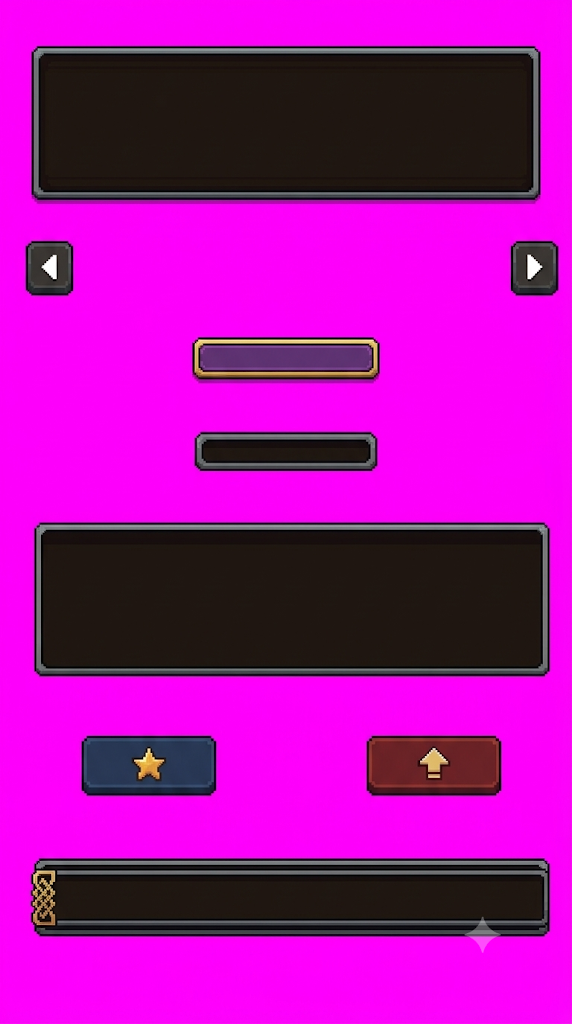
#> input picture design/art/ui_src/상세_UI_부품.webp, 572 x 1024 px
$ python import_detail_ui.py
#> lines starting #> are read from the running program, lines starting #| are printed output that depends on the picture; after the words box and inside, x2 and y2 are one past the last pixel; in counts of white or black regions, pixels touching at a corner belong together
### tools/import_lobby_ui.py
#!/usr/bin/env python3
"""[옛 로비 1차 — 지금 로비는 tools/import_lobby2_ui.py. 이 파일은 떼어 내기 함수(load · matte · components · cut · scale_rgba)를
다른 도구들이 같이 쓴다. main()을 돌리면 옛 로비 부품을 다시 만드니 돌리지 않는다.]

로비 UI 그림(마젠타 배경) -> 로비 부품 (assets/ui/lobby_*.png) + 배경 (assets/bg/lobby_bg.png).

원본 그림: design/art/ui_src/
  로비_UI.webp           마젠타 배경 위에 UI 부품만 (초상 틀 · 금/군량 칩 · 설정 · 우편 · 임무 · 쟁패 · 출정 · 빈 탭 버튼 3개)
  로비_UI_탭판있음.webp  같은 그림에 하단 탭 판이 있는 것 (탭 판만 여기서 가져온다)
  로비_배경.webp         UI 없는 배경
  로비_UI_탭아이콘.webp  같은 그림에서 탭 버튼을 빼고 탭 아이콘 3개만 남긴 것 (아이콘과 그 자리를 여기서 가져온다)

원본을 깨뜨리지 않는 법:
- 도트로 줄였다 키우지 않는다. 원본 픽셀(572 x 1024)을 화면 크기(1024 x 1792)로 한 번만, 부드럽게(LANCZOS) 키운다.
  배경과 부품을 똑같은 비율로 키우므로 자리가 완성 화면과 그대로 맞는다.
- 가장자리: 마젠타가 섞인 만큼을 계산해서 투명도로 바꾸고 색에서 마젠타를 뺀다 (보랏빛 테두리가 남지 않는다).
- 부품마다 떨어진 덩어리 하나만 남긴다 (찌꺼기 조각 없음).

결과: 부품 그림 + assets/ui/lobby_layout.json (부품마다 화면 자리 x, y, w, h — lobby.gd 가 읽는다)
확인용: design/art/ui_src/로비_부품확인.png (체크무늬 · 어두운 바탕 위의 부품), 로비_합성확인.png (완성 화면 | 게임 합성)

Usage: python tools/import_lobby_ui.py
"""
import json
import os
import numpy as np
from PIL import Image
from scipy import ndimage

ROOT = os.path.dirname(os.path.dirname(os.path.abspath(__file__)))
SRC = os.path.join(ROOT, "design", "art", "ui_src")
UI = os.path.join(ROOT, "assets", "ui")
BG = os.path.join(ROOT, "assets", "bg")
CW, CH = 1024, 1792


def load(name):
    return np.array(Image.open(os.path.join(SRC, name)).convert("RGB")).astype(float)


def matte(a):
    """마젠타 배경에서 부품을 떼어 낸다 -> (색 RGB, 투명도 0~1).
    마젠타 섞임 m = min(R - G, B - G) / 기준. 배경은 m ≈ 1, 부품 속은 0. 배경과 맞닿은 3px 띠에서만 섞임을 쓴다."""
    r, g, b = a[..., 0], a[..., 1], a[..., 2]
    raw = np.minimum(r - g, b - g)
    key = np.percentile(raw[raw > 120], 20) if (raw > 120).any() else 200.0   # 이 그림의 마젠타 세기
    m = np.clip(raw / key, 0.0, 1.0)
    bgmask = m > 0.75
    # 부품 속의 외딴 점(8px 미만)은 배경이 아니다. 부품 사이의 좁은 틈(3~4px)은 배경으로 남겨야 한다.
    lab0, n0 = ndimage.label(bgmask)
    if n0 > 1:
        sizes = ndimage.sum(bgmask, lab0, range(1, n0 + 1))
        bgmask = np.isin(lab0, [i + 1 for i, s in enumerate(sizes) if s >= 8])
    near = ndimage.binary_dilation(bgmask, iterations=3)
    # 마젠타가 비치는 그림자 띠(배경과 이어진, 섞임 20% 넘는 곳)도 섞임만큼 투명하게 한다
    lab1, _ = ndimage.label((m > 0.2) | bgmask)
    touch = np.unique(lab1[bgmask])
    near = near | (np.isin(lab1, touch[touch > 0]) & ~bgmask)
    alpha = np.where(bgmask, 0.0, np.where(near, 1.0 - m, 1.0))
    alpha = np.clip((alpha - 0.08) / 0.84, 0.0, 1.0)
    mg = np.median(a[bgmask], axis=0) if bgmask.any() else np.array([255.0, 0.0, 255.0])
    al3 = np.maximum(alpha, 0.05)[..., None]
    col = np.where((alpha[..., None] < 0.999) & near[..., None], (a - (1.0 - alpha[..., None]) * mg) / al3, a)
    # 테두리 띠(배경에서 5px 안)에 남은 보랏빛을 걷어 낸다: 빨강 · 파랑이 초록보다 같이 높은 만큼을 깎는다
    rim = ndimage.binary_dilation(bgmask, iterations=5) & ~bgmask
    spill = np.clip(np.minimum(col[..., 0] - col[..., 1], col[..., 2] - col[..., 1]), 0, None) * 0.85
    col[..., 0] = np.where(rim, col[..., 0] - spill, col[..., 0])
    col[..., 2] = np.where(rim, col[..., 2] - spill, col[..., 2])
    return np.clip(col, 0, 255), alpha


def components(alpha, min_area=400):
    solid = ndimage.binary_fill_holes(alpha > 0.5)
    lab, n = ndimage.label(solid)
    out = []
    for i, sl in enumerate(ndimage.find_objects(lab), 1):
        y, x = sl
        if (x.stop - x.start) * (y.stop - y.start) >= min_area:
            out.append((i, x.start, y.start, x.stop, y.stop))
    return lab, out


def cut(col, alpha, lab, comp, pad=2):
    """덩어리 하나를 RGBA로. 다른 덩어리와 찌꺼기는 버린다."""
    i, x0, y0, x1, y1 = comp
    h, w = alpha.shape
    x0, y0, x1, y1 = max(0, x0 - pad), max(0, y0 - pad), min(w, x1 + pad), min(h, y1 + pad)
    own = ndimage.binary_dilation(lab[y0:y1, x0:x1] == i, iterations=2)
    a = np.where(own, alpha[y0:y1, x0:x1], 0.0)
    rgba = np.dstack([col[y0:y1, x0:x1], a * 255.0]).astype(np.uint8)
    return Image.fromarray(rgba), (x0, y0, x1, y1)


def scale_rgba(im, w, h):
    """부드럽게 키운다. 색이 투명한 곳과 섞여 어두워지지 않게 미리 곱했다가 되돌린다."""
    a = np.array(im).astype(float)
    al = a[..., 3:4] / 255.0
    pm = Image.fromarray(np.dstack([a[..., :3] * al, a[..., 3]]).astype(np.uint8)).resize((w, h), Image.LANCZOS)
    b = np.array(pm).astype(float)
    al2 = b[..., 3:4] / 255.0
    rgb = np.where(al2 > 0.003, b[..., :3] / np.maximum(al2, 0.003), 0)
    return Image.fromarray(np.dstack([np.clip(rgb, 0, 255), b[..., 3]]).astype(np.uint8))


def main():
    raise SystemExit("옛 로비 1차 도구입니다. 지금 로비는 python tools/import_lobby2_ui.py (원본 그림도 지웠다).")


# [2 lines that do not run on import are left out]

### tools/import_detail_ui.py
#!/usr/bin/env python3
"""장수 · 병사 상세 부품 (2026-11-24) -> assets/ui/*.png + 9-slice 여백 (assets/ui/nine.json).

원본: design/art/ui_src/
  상세_UI_부품.webp   새 부품 9개 (마젠타 바탕): 정보 판 · ◀ · ▶ · 등급 띠 · 표시 판 · 내용 판 · 자동 장착 · 모두 해제 · 인연 띠
  상세_완성화면.webp  비교용
큰 창 틀 · 탭 · 칸 · 닫기는 공용(dlg_* · btn_close, tools/import_dialog_ui.py)을 쓴다.

판 · 띠는 9-slice로 어떤 크기에도 쓴다 (여백 = 테두리 폭, [왼 위 오른 아래] 또는 하나):
- dlg_info    정보 판 (큰 판, 다른 화면의 큰 판으로도)
- dlg_panel   내용 판 (탭 아래 큰 칸, 다른 화면의 칸 판으로도)
- dlg_badge   등급 띠 (보라 · 금테)
- dlg_tag     작은 표시 판 (진영 · 병종)
- dlg_bond    인연 띠 (왼쪽 끝 금색 매듭은 늘어나지 않게 왼쪽 여백을 넓게)
오른쪽 아래 워터마크(반짝이)는 인연 띠에 걸쳐 있어, 띠의 깨끗한 왼쪽 구간으로 덮어 지운다.
그림 그대로 쓰는 버튼 (아이콘이 있어 늘이지 않는다): btn_prev · btn_next (◀ ▶), btn_auto (자동 장착) · btn_unequip (모두 해제).

Usage: python tools/import_detail_ui.py
"""
import json
import os
import sys

sys.path.insert(0, os.path.dirname(os.path.abspath(__file__)))
import import_lobby_ui as L  # noqa: E402

# 위 → 아래, 같은 줄은 왼쪽 → 오른쪽 차례
NAMES = ["dlg_info", "btn_prev", "btn_next", "dlg_badge", "dlg_tag", "dlg_panel", "btn_auto", "btn_unequip", "dlg_bond"]
MARGIN = {"dlg_info": 20, "dlg_panel": 20, "dlg_badge": 14, "dlg_tag": 12, "dlg_bond": [66, 18, 18, 18]}


def main():
    a = L.load("상세_UI_부품.webp")
    # 제미나이 워터마크(반짝이, 원본 x 469~495 · y 900~955)가 인연 띠 오른쪽 아래에 걸쳐 있다.
    # 띠는 가로로 같은 무늬가 이어지므로, 그 세로 구간을 줄마다 바로 왼쪽의 깨끗한 구간으로 덮는다 (띠 아래 마젠타도 함께).
    a[850:970, 455:510] = a[850:970, 390:445]
    sh, sw = a.shape[:2]
#> sh = 1024; sw = 572
    kx, ky = L.CW / sw, L.CH / sh
#> kx = 1.79; ky = 1.75
    col, alpha = L.matte(a)
#> in matte, `raw = np.minimum(r - g, b - g)`:
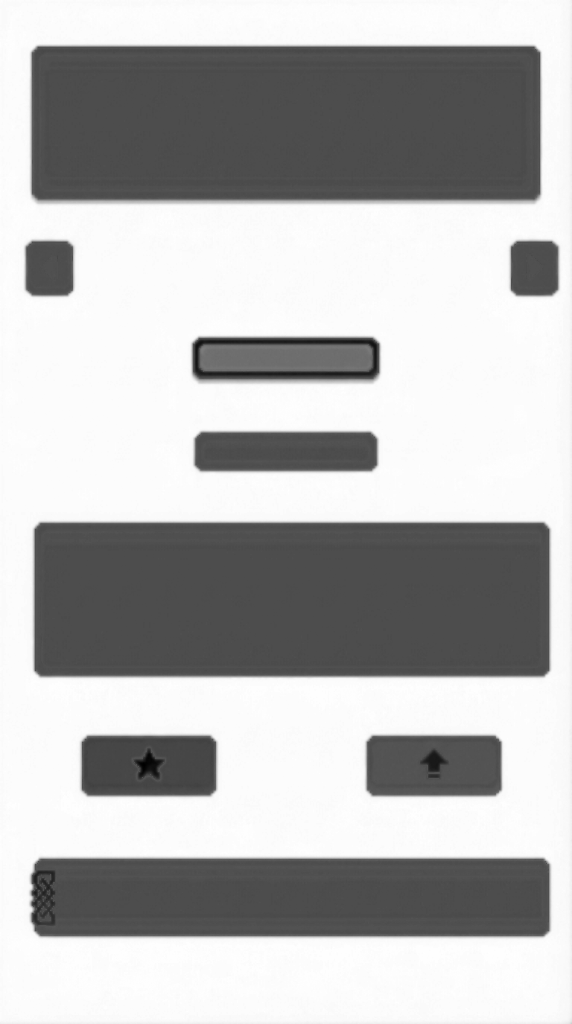
#> raw: shape (1024, 572) float64; min -118, max 255, mean 148.2; drawn with min black and max white
#> in matte, `key = np.percentile(raw[raw > 120], 20) if (raw > 120).any() else 200.0`: key = 250
#> in matte, `bgmask = m > 0.75`:
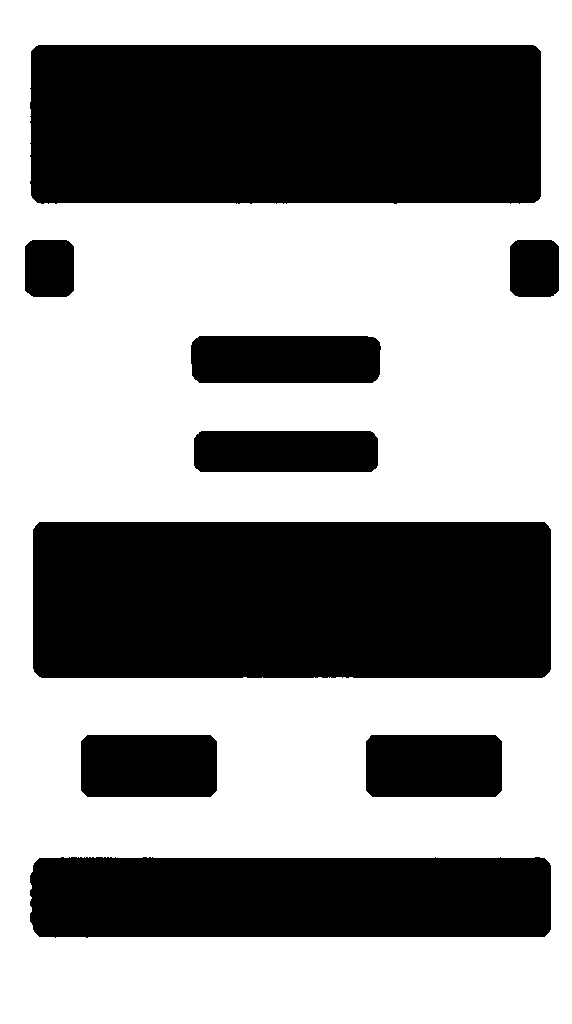
#> bgmask: shape (1024, 572) bool; 58.9% white; 9 black regions, largest, box (x1, y1, x2, y2) and area: (33, 522, 551, 678) 80676, (30, 45, 541, 204) 80532, (30, 857, 551, 938) 41005
#> in matte, `lab0, n0 = ndimage.label(bgmask)`: n0 = 1
#> in matte, `near = ndimage.binary_dilation(bgmask, iterations=3)`: near: shape (1024, 572) bool; 61.9% white; 9 black regions, largest, box (x1, y1, x2, y2) and area: (36, 525, 548, 675) 76734, (33, 48, 538, 201) 76617, (33, 860, 548, 935) 37519
#> in matte, `lab1, _ = ndimage.label((m > 0.2) | bgmask)`:
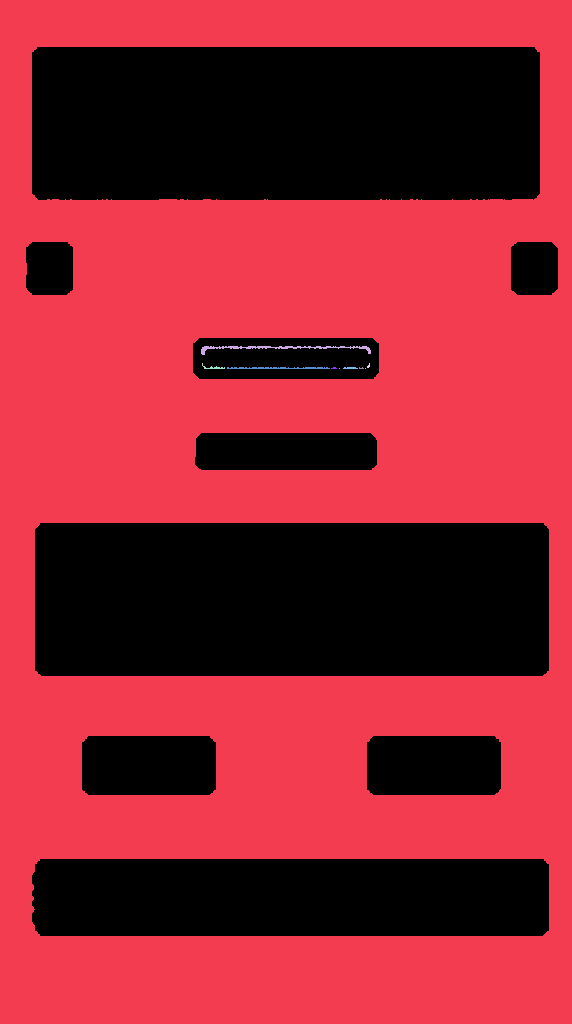
#> lab1: shape (1024, 572) int32; 12 distinct labels, from 0 to 11; one colour per label, 0 black
#> in matte, `touch = np.unique(lab1[bgmask])`: touch = [1]
#> in matte, `near = near | (np.isin(lab1, touch[touch > 0]) & ~bgmask)`: near: shape (1024, 572) bool; 61.9% white; 9 black regions, largest, box (x1, y1, x2, y2) and area: (36, 525, 548, 675) 76734, (33, 48, 538, 200) 76483, (33, 860, 548, 935) 37519
#> in matte, `alpha = np.where(bgmask, 0.0, np.where(near, 1.0 - m, 1.0))`:
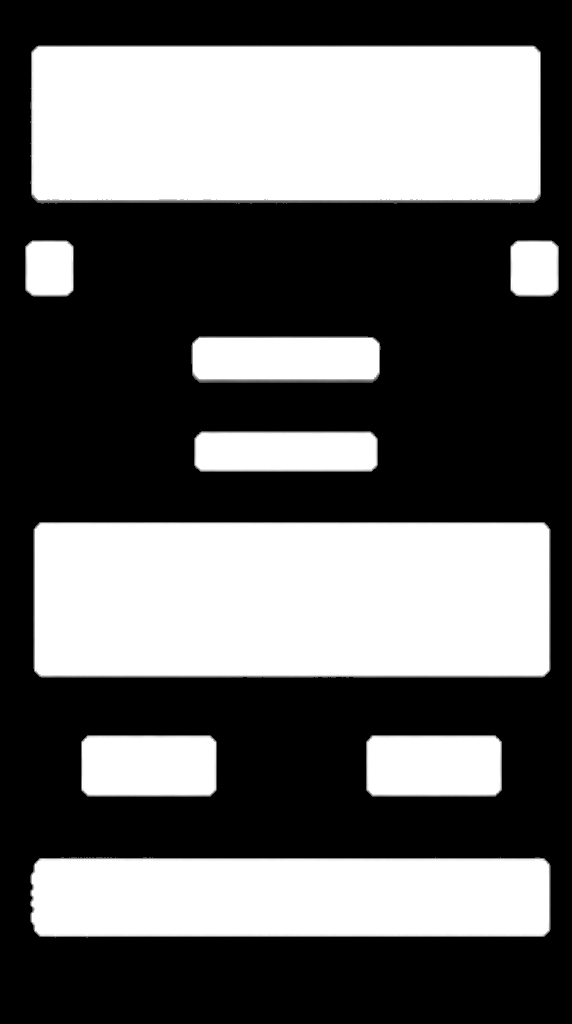
#> alpha: shape (1024, 572) float64; min 0, max 1, mean 0.401
#> in matte, `mg = np.median(a[bgmask], axis=0) if bgmask.any() else np.array([255.0..`: mg = [253, 0, 251]
#> in matte, `rim = ndimage.binary_dilation(bgmask, iterations=5) & ~bgmask`: rim: shape (1024, 572) bool; 4.9% white; 9 white regions, largest, box (x1, y1, x2, y2) and area: (33, 522, 551, 678) 6550, (30, 45, 541, 204) 6503, (30, 857, 551, 938) 5790
    lab, comps = L.components(alpha, 1500)
#> in components, `solid = ndimage.binary_fill_holes(alpha > 0.5)`: solid: shape (1024, 572) bool; 40.1% white; 9 white regions, largest, box (x1, y1, x2, y2) and area: (34, 522, 550, 677) 79398, (31, 46, 541, 201) 78947, (31, 858, 550, 937) 40760
#> in components, `lab, n = ndimage.label(solid)`:
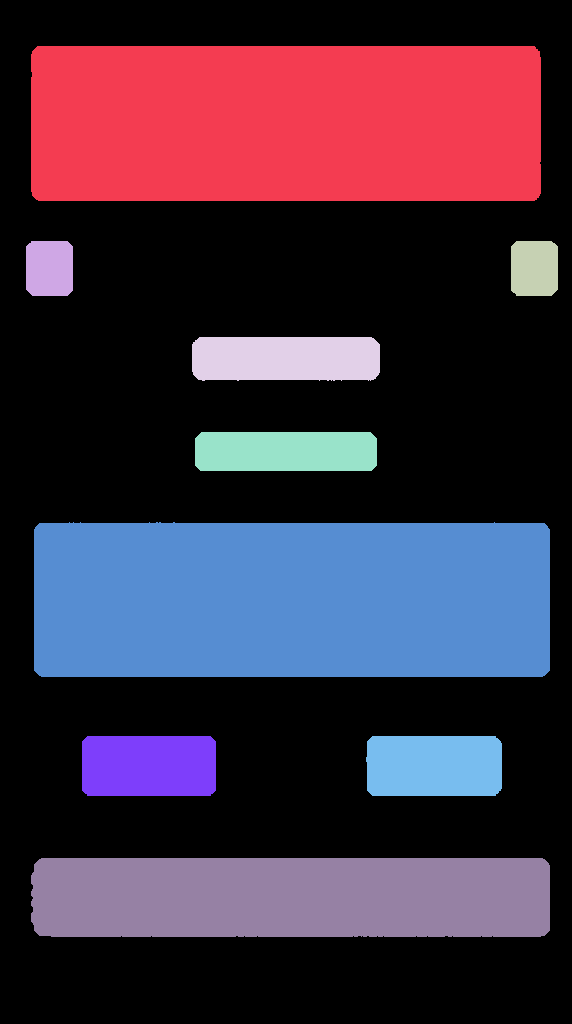
#> lab: shape (1024, 572) int32; 10 distinct labels, from 0 to 9; one colour per label, 0 black
#> in components, `lab, n = ndimage.label(solid)`: n = 9
#> the loop in components, `for i, sl in enumerate(ndimage.find_objects(lab), 1):` made 9 passes
#> after the loop in components, `for i, sl in enumerate(ndimage.find_objects(lab), 1):`: out = [(1, 31, 46, 541, 201), (2, 26, 241, 73, 296), (3, 511, 241, 558, 296), (4, 192, 337, 380, 381), (5, 195, 432, 377, 471), (6, 34, 522, 550, 677), (7, 82, 736, 216, 796), (8, 366, 736, 502, 796), (9, 31, 858, 550, 937)]
#> comps has the same summary as out in components
    comps = sorted(comps, key=lambda c: (c[2] // 30, c[1]))
    assert len(comps) == len(NAMES), [c[1:] for c in comps]
    for name, comp in zip(NAMES, comps):
        im, box = L.cut(col, alpha, lab, comp)
        out = L.scale_rgba(im, round((box[2] - box[0]) * kx), round((box[3] - box[1]) * ky))
        out.save(os.path.join(L.UI, name + ".png"))
        print("%-12s %s  여백 %s" % (name, out.size, MARGIN.get(name, "-")))
#> this loop made 9 passes
#> (name, comp, x0 in cut, y0 in cut, x1 in cut, y1 in cut) on passes 1 to 9: ('dlg_info', (1, 31, 46, 541, 201), 29, 44, 543, 203), ('btn_prev', (2, 26, 241, 73, 296), 24, 239, 75, 298), ('btn_next', (3, 511, 241, 558, 296), 509, 239, 560, 298), ('dlg_badge', (4, 192, 337, 380, 381), 190, 335, 382, 383), ('dlg_tag', (5, 195, 432, 377, 471), 193, 430, 379, 473), ('dlg_panel', (6, 34, 522, 550, 677), 32, 520, 552, 679), ('btn_auto', (7, 82, 736, 216, 796), 80, 734, 218, 798), ('btn_unequip', (8, 366, 736, 502, 796), 364, 734, 504, 798), ('dlg_bond', (9, 31, 858, 550, 937), 29, 856, 552, 939)
#| dlg_info     (920, 278)  여백 20
#| btn_prev     (91, 103)  여백 -
#| btn_next     (91, 103)  여백 -
#| dlg_badge    (344, 84)  여백 14
#| dlg_tag      (333, 75)  여백 12
#| dlg_panel    (931, 278)  여백 20
#| btn_auto     (247, 112)  여백 -
#| btn_unequip  (251, 112)  여백 -
#> (further printed lines are left out)
#> pass 1, in cut, `rgba = np.dstack([col[y0:y1, x0:x1], a * 255.0]).astype(np.uint8)`:
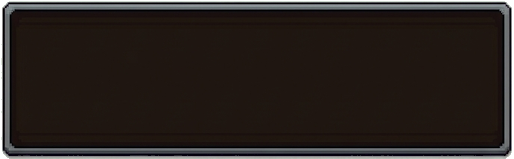
#> rgba: shape (159, 514, 4); mean R, G, B, A 34.7, 31.3, 24.5, 246.3; transparent parts drawn white
#> after the loop:
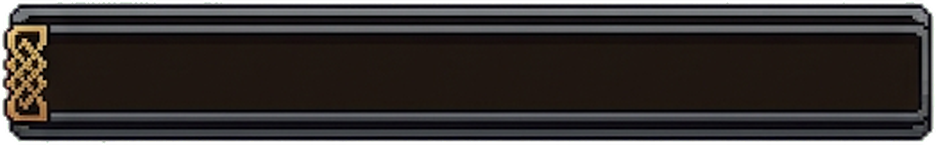
#> out: PIL image 936x145 RGBA; mean R, G, B, A 41.2, 37, 35.2, 236.8; transparent parts drawn white
    path = os.path.join(L.UI, "nine.json")
    nine = json.load(open(path, encoding="utf-8")) if os.path.exists(path) else {}
#> nine = 0 items
    nine.update(MARGIN)
    json.dump(nine, open(path, "w", encoding="utf-8"), indent=1)


if __name__ == "__main__":
    main()
